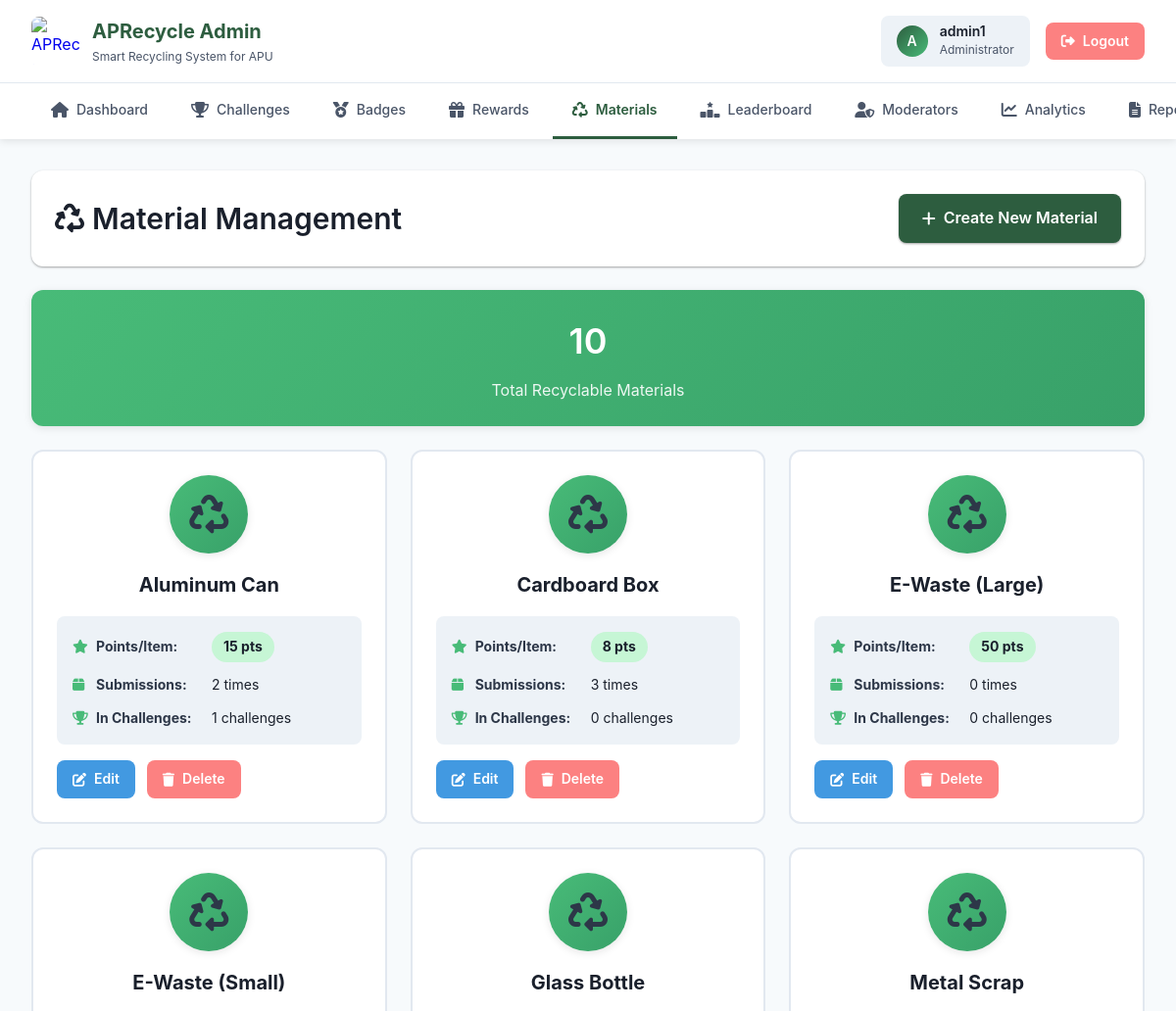
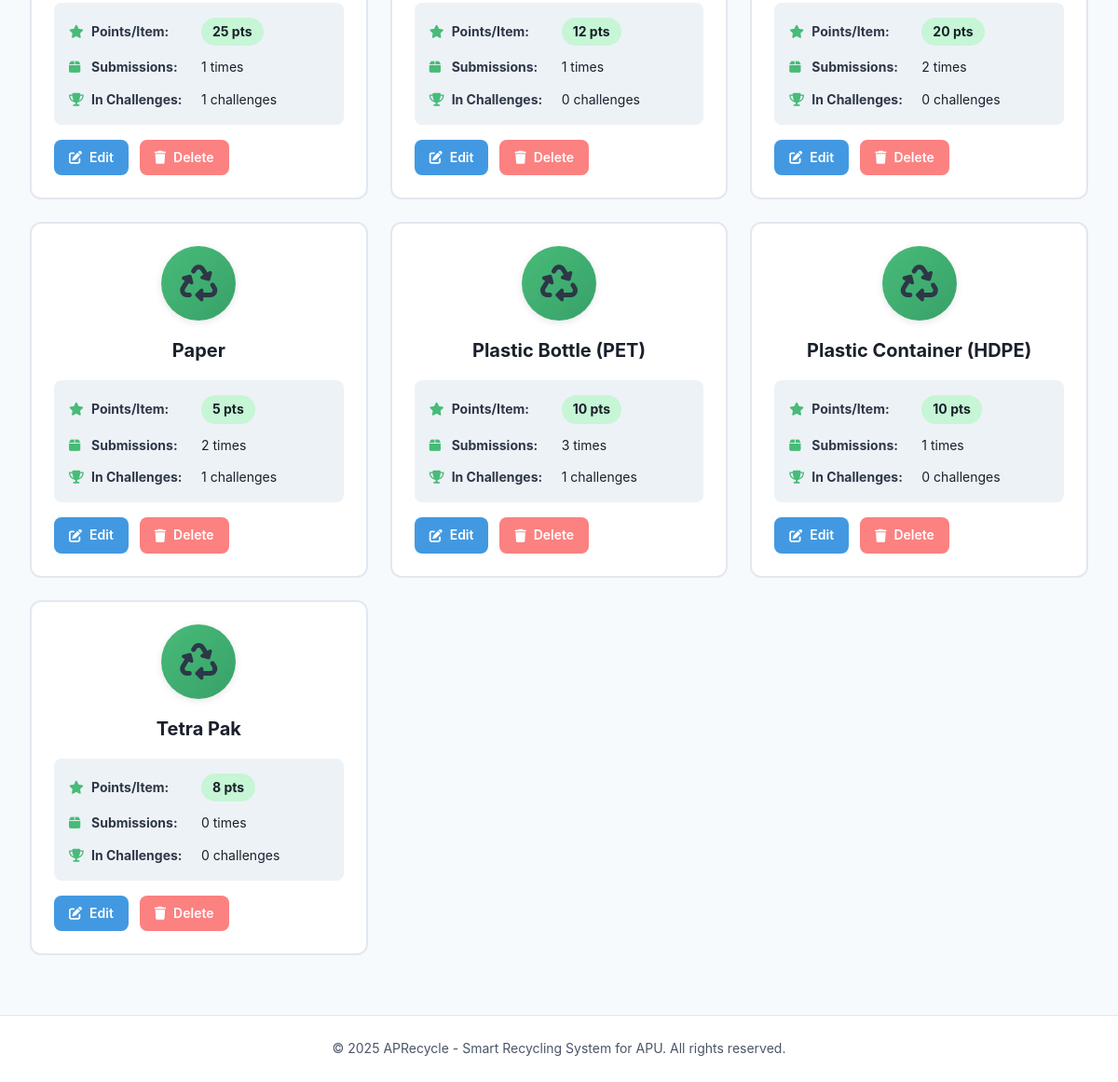
Screenshot of /admin/materials.php (signed in) with the database file from the repository (2 pictures, top to bottom).
### tables this page shows
CREATE TABLE IF NOT EXISTS `material` (
  `material_id` int NOT NULL AUTO_INCREMENT,
  `material_name` varchar(100) NOT NULL,
  `points_per_item` int NOT NULL,
  PRIMARY KEY (`material_id`)
);

### admin/materials.php (the view, shortened to what this page needs)
<?php
$conn = getDBConnection();
$materials_query = "SELECT m.*,
                    COUNT(DISTINCT sm.submission_id) as submission_count,
                    COUNT(DISTINCT c.challenge_id) as used_in_challenges
                    FROM material m
                    LEFT JOIN submission_material sm ON m.material_id = sm.material_id
                    LEFT JOIN challenge c ON m.material_id = c.target_material_id
                    GROUP BY m.material_id
                    ORDER BY m.material_name ASC";
$materials_result = mysqli_query($conn, $materials_query);
$total_materials = mysqli_num_rows($materials_result);
include 'includes/header.php';
?>
<div class="page-header-actions">
    <h2>
        <i class="fas fa-recycle"></i> Material Management
    </h2>
    <a href="material_create.php" class="btn btn-primary">
        <i class="fas fa-plus"></i> Create New Material
    </a>
</div>
<div class="stats-card">
    <h3><?php echo $total_materials; ?></h3>
    <p>Total Recyclable Materials</p>
</div>
<?php if ($total_materials > 0): ?>
    <div class="materials-grid">
        <?php while ($material = mysqli_fetch_assoc($materials_result)): ?>
            <div class="material-card">
                <div class="material-card-header">
                    <div class="material-icon">
                        <i class="fas fa-recycle"></i>
                    </div>
                    <h3 class="material-title"><?php echo htmlspecialchars($material['material_name']); ?></h3>
                </div>
                <div class="material-meta">
                    <div class="material-meta-item">
                        <i class="fas fa-star"></i>
                        <strong>Points/Item:</strong>
                        <span class="points-badge"><?php echo number_format($material['points_per_item']); ?> pts</span>
                    </div>
                    <div class="material-meta-item">
                        <i class="fas fa-box"></i>
                        <strong>Submissions:</strong>
                        <span><?php echo $material['submission_count']; ?> times</span>
                    </div>
                    <div class="material-meta-item">
                        <i class="fas fa-trophy"></i>
                        <strong>In Challenges:</strong>
                        <span><?php echo $material['used_in_challenges']; ?> challenges</span>
                    </div>
                </div>
                <div class="material-actions">
                    <a href="material_create.php?id=<?php echo $material['material_id']; ?>" class="btn btn-edit">
                        <i class="fas fa-edit"></i> Edit
                    </a>
                    <a href="?delete=<?php echo $material['material_id']; ?>" class="btn btn-delete"
                        onclick="return confirm('Are you sure you want to delete this material?');">
                        <i class="fas fa-trash"></i> Delete
                    </a>
                </div>
            </div>
        <?php endwhile; ?>
    </div>
<?php endif; ?>
<?php
include 'includes/footer.php';
?>

### css/styles.css (style rules this page uses)
* { margin: 0; padding: 0; box-sizing: border-box; }
body { font-family: var(--font-sans); color: #2D3748; }
h2 { font-size: 1.875rem; font-weight: 600; }
h3 { font-size: 1.5rem; font-weight: 600; }
body { font-size: 1rem; line-height: 1.6; }
.btn-primary { background: var(--color-primary); color: white; padding: 0.75rem 1.5rem; border-radius: var(--radius-md); border: none; font-weight: 600; cursor: pointer; transition: all 0.3s ease; box-shadow: var(--shadow-sm); }

### css/variables.css (style rules this page uses)
:root { --color-primary: #2D5D3F; --color-primary-light: #3A7A54; --color-primary-dark: #1F4129; --color-secondary: #48BB78; --color-secondary-light: #68D391; --color-accent-blue: #4299E1; --color-accent-yellow: #FFD93D; --color-accent-brown: #8B4513; --color-white: #FFFFFF; --color-gray-50: #F7FAFC; --color-gray-100: #EDF2F7; --color-gray-200: #E2E8F0; --color-gray-300: #CBD5E0; --color-gray-400: #A0AEC0; --color-gray-500: #718096; --color-gray-600: #4A5568; --color-gray-700: #2D3748; --color-gray-800: #1A202C; --color-gray-900: #171923; --color-success: #48BB78; --color-success-light: #C6F6D5; --color-warning: #ED8936; --color-warning-light: #FEEBC8; --color-error: #FC8181; --color-error-light: #FED7D7; --color-info: #4299E1; --color-info-light: #BEE3F8; --gradient-primary: linear-gradient(135deg, #2D5D3F 0%, #48BB78 100%); --gradient-success: linear-gradient(135deg, #48BB78 0%, #38A169 100%); --gradient-badge: linear-gradient(135deg, #667eea 0%, #764ba2 100%); --shadow-sm: 0 1px 3px rgba(0,0,0,0.12), 0 1px 2px rgba(0,0,0,0.24); --shadow-md: 0 2px 8px rgba(0,0,0,0.1); --shadow-lg: 0 4px 12px rgba(0,0,0,0.15); --shadow-xl: 0 10px 40px rgba(0,0,0,0.2); --radius-sm: 4px; --radius-md: 8px; --radius-lg: 12px; --radius-xl: 16px; --radius-full: 9999px; --space-1: 0.25rem; --space-2: 0.5rem; --space-3: 0.75rem; --space-4: 1rem; --space-5: 1.25rem; --space-6: 1.5rem; --space-8: 2rem; --space-10: 2.5rem; --space-12: 3rem; --font-sans: -apple-system, BlinkMacSystemFont, 'Segoe UI', 'Roboto', 'Oxygen', 'Ubuntu', 'Cantarell', 'Fira Sans', 'Droid Sans', 'Helvetica Neue', sans-serif; --font-mono: 'SFMono-Regular', Consolas, 'Liberation Mono', Menlo, monospace; --text-xs: 0.75rem; --text-sm: 0.875rem; --text-base: 1rem; --text-lg: 1.125rem; --text-xl: 1.25rem; --text-2xl: 1.5rem; --text-3xl: 1.875rem; --text-4xl: 2.25rem; }

### admin/includes/header.php (style rules this page uses)
body { background: var(--color-gray-50); margin: 0; padding: 0; }

### rows the page displays
material: material_name "Aluminum Can", points_per_item "15", submission_count "2", used_in_challenges "1"
material: material_name "Cardboard Box", points_per_item "8", submission_count "3", used_in_challenges "0"
material: material_name "E-Waste (Large)", points_per_item "50", submission_count "0", used_in_challenges "0"
material: material_name "E-Waste (Small)", points_per_item "25", submission_count "1", used_in_challenges "1"
material: material_name "Glass Bottle", points_per_item "12", submission_count "1", used_in_challenges "0"
material: material_name "Metal Scrap", points_per_item "20", submission_count "2", used_in_challenges "0"
material: material_name "Paper", points_per_item "5", submission_count "2", used_in_challenges "1"
material: material_name "Plastic Bottle (PET)", points_per_item "10", submission_count "3", used_in_challenges "1"
material: material_name "Plastic Container (HDPE)", points_per_item "10", submission_count "1", used_in_challenges "0"
material: material_name "Tetra Pak", points_per_item "8", submission_count "0", used_in_challenges "0"

### other values shown
substr($_SESSION['username'], 0, 1) "A"
$_SESSION['username'] "admin1"
$total_materials "10"
